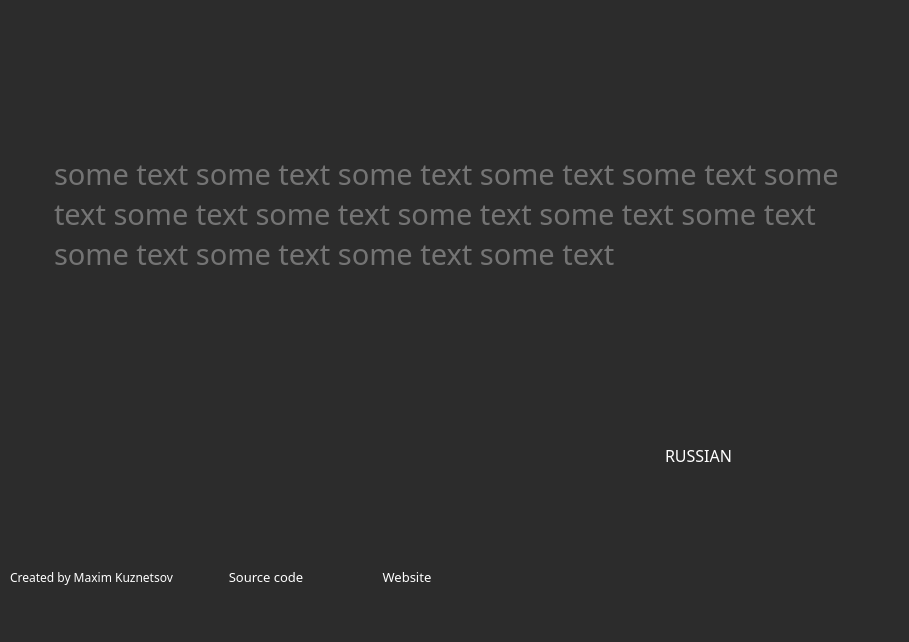
<?xml version="1.0" encoding="UTF-8"?>
<ui version="4.0">
 <class>MainWindow</class>
 <widget class="QMainWindow" name="MainWindow">
  <property name="geometry">
   <rect>
    <x>0</x>
    <y>0</y>
    <width>909</width>
    <height>642</height>
   </rect>
  </property>
  <property name="focusPolicy">
   <enum>Qt::NoFocus</enum>
  </property>
  <property name="contextMenuPolicy">
   <enum>Qt::NoContextMenu</enum>
  </property>
  <property name="windowTitle">
   <string>MainWindow</string>
  </property>
  <property name="autoFillBackground">
   <bool>false</bool>
  </property>
  <property name="styleSheet">
   <string notr="true">background-color: rgb(44, 44, 44);
color: rgb(255, 255, 255);</string>
  </property>
  <widget class="QWidget" name="centralwidget">
   <widget class="STMtextBrowser" name="textBrowser">
    <property name="enabled">
     <bool>true</bool>
    </property>
    <property name="geometry">
     <rect>
      <x>50</x>
      <y>150</y>
      <width>811</width>
      <height>211</height>
     </rect>
    </property>
    <property name="font">
     <font>
      <family>Kanit</family>
      <pointsize>22</pointsize>
     </font>
    </property>
    <property name="mouseTracking">
     <bool>true</bool>
    </property>
    <property name="frameShape">
     <enum>QFrame::NoFrame</enum>
    </property>
    <property name="verticalScrollBarPolicy">
     <enum>Qt::ScrollBarAlwaysOff</enum>
    </property>
    <property name="horizontalScrollBarPolicy">
     <enum>Qt::ScrollBarAlwaysOff</enum>
    </property>
    <property name="tabChangesFocus">
     <bool>false</bool>
    </property>
    <property name="readOnly">
     <bool>true</bool>
    </property>
    <property name="html">
     <string>&lt;!DOCTYPE HTML PUBLIC &quot;-//W3C//DTD HTML 4.0//EN&quot; &quot;http://www.w3.org/TR/REC-html40/strict.dtd&quot;&gt;
&lt;html&gt;&lt;head&gt;&lt;meta name=&quot;qrichtext&quot; content=&quot;1&quot; /&gt;&lt;meta charset=&quot;utf-8&quot; /&gt;&lt;style type=&quot;text/css&quot;&gt;
p, li { white-space: pre-wrap; }
&lt;/style&gt;&lt;/head&gt;&lt;body style=&quot; font-family:'Kanit'; font-size:22pt; font-weight:400; font-style:normal;&quot;&gt;
&lt;p style=&quot; margin-top:0px; margin-bottom:0px; margin-left:0px; margin-right:0px; -qt-block-indent:0; text-indent:0px;&quot;&gt;&lt;span style=&quot; color:#747474;&quot;&gt;some text some text some text some text some text some text some text some text some text some text some text some text some text some text some text&lt;/span&gt;&lt;/p&gt;&lt;/body&gt;&lt;/html&gt;</string>
    </property>
    <property name="acceptRichText">
     <bool>true</bool>
    </property>
    <property name="cursorWidth">
     <number>2</number>
    </property>
    <property name="textInteractionFlags">
     <set>Qt::NoTextInteraction</set>
    </property>
   </widget>
   <widget class="QWidget" name="layoutWidget">
    <property name="geometry">
     <rect>
      <x>10</x>
      <y>560</y>
      <width>446</width>
      <height>35</height>
     </rect>
    </property>
    <layout class="QHBoxLayout" name="BottomPanel">
     <item>
      <widget class="QLabel" name="label">
       <property name="font">
        <font>
         <family>Kanit</family>
        </font>
       </property>
       <property name="text">
        <string>Created by Maxim Kuznetsov</string>
       </property>
      </widget>
     </item>
     <item>
      <layout class="QHBoxLayout" name="horizontalLayout">
       <item>
        <widget class="QLabel" name="label_2">
         <property name="maximumSize">
          <size>
           <width>31</width>
           <height>31</height>
          </size>
         </property>
         <property name="font">
          <font>
           <family>Kanit</family>
          </font>
         </property>
         <property name="text">
          <string/>
         </property>
         <property name="pixmap">
          <pixmap resource="res.qrc">:/new/image/img/github.png</pixmap>
         </property>
         <property name="scaledContents">
          <bool>true</bool>
         </property>
        </widget>
       </item>
       <item>
        <widget class="QPushButton" name="pushButtonSourceCode">
         <property name="enabled">
          <bool>true</bool>
         </property>
         <property name="font">
          <font>
           <family>Kanit</family>
           <pointsize>10</pointsize>
          </font>
         </property>
         <property name="focusPolicy">
          <enum>Qt::ClickFocus</enum>
         </property>
         <property name="styleSheet">
          <string notr="true">background-color: rgb(44, 44, 44);
gridline-color: rgb(44, 44, 44);
border-color: rgb(44, 44, 44);
border: none;</string>
         </property>
         <property name="text">
          <string>Source code</string>
         </property>
        </widget>
       </item>
      </layout>
     </item>
     <item>
      <layout class="QHBoxLayout" name="horizontalLayout_2">
       <item>
        <widget class="QLabel" name="label_5">
         <property name="sizePolicy">
          <sizepolicy hsizetype="Preferred" vsizetype="Preferred">
           <horstretch>0</horstretch>
           <verstretch>0</verstretch>
          </sizepolicy>
         </property>
         <property name="maximumSize">
          <size>
           <width>31</width>
           <height>31</height>
          </size>
         </property>
         <property name="font">
          <font>
           <family>Kanit</family>
          </font>
         </property>
         <property name="text">
          <string/>
         </property>
         <property name="pixmap">
          <pixmap resource="res.qrc">:/new/image/img/web.png</pixmap>
         </property>
         <property name="scaledContents">
          <bool>true</bool>
         </property>
        </widget>
       </item>
       <item>
        <widget class="QPushButton" name="pushButtonWebsite">
         <property name="enabled">
          <bool>true</bool>
         </property>
         <property name="font">
          <font>
           <family>Kanit</family>
           <pointsize>10</pointsize>
          </font>
         </property>
         <property name="focusPolicy">
          <enum>Qt::ClickFocus</enum>
         </property>
         <property name="styleSheet">
          <string notr="true">background-color: rgb(44, 44, 44);
gridline-color: rgb(44, 44, 44);
border-color: rgb(44, 44, 44);
border: none;</string>
         </property>
         <property name="text">
          <string>Website</string>
         </property>
        </widget>
       </item>
      </layout>
     </item>
    </layout>
   </widget>
   <widget class="QComboBox" name="comboBox">
    <property name="geometry">
     <rect>
      <x>660</x>
      <y>440</y>
      <width>151</width>
      <height>31</height>
     </rect>
    </property>
    <property name="palette">
     <palette>
      <active>
       <colorrole role="WindowText">
        <brush brushstyle="SolidPattern">
         <color alpha="255">
          <red>255</red>
          <green>255</green>
          <blue>255</blue>
         </color>
        </brush>
       </colorrole>
       <colorrole role="Button">
        <brush brushstyle="SolidPattern">
         <color alpha="255">
          <red>44</red>
          <green>44</green>
          <blue>44</blue>
         </color>
        </brush>
       </colorrole>
       <colorrole role="Text">
        <brush brushstyle="SolidPattern">
         <color alpha="255">
          <red>255</red>
          <green>255</green>
          <blue>255</blue>
         </color>
        </brush>
       </colorrole>
       <colorrole role="ButtonText">
        <brush brushstyle="SolidPattern">
         <color alpha="255">
          <red>255</red>
          <green>255</green>
          <blue>255</blue>
         </color>
        </brush>
       </colorrole>
       <colorrole role="Base">
        <brush brushstyle="SolidPattern">
         <color alpha="255">
          <red>44</red>
          <green>44</green>
          <blue>44</blue>
         </color>
        </brush>
       </colorrole>
       <colorrole role="Window">
        <brush brushstyle="SolidPattern">
         <color alpha="255">
          <red>44</red>
          <green>44</green>
          <blue>44</blue>
         </color>
        </brush>
       </colorrole>
       <colorrole role="Shadow">
        <brush brushstyle="SolidPattern">
         <color alpha="0">
          <red>105</red>
          <green>105</green>
          <blue>105</blue>
         </color>
        </brush>
       </colorrole>
       <colorrole role="PlaceholderText">
        <brush brushstyle="SolidPattern">
         <color alpha="255">
          <red>255</red>
          <green>255</green>
          <blue>255</blue>
         </color>
        </brush>
       </colorrole>
      </active>
      <inactive>
       <colorrole role="WindowText">
        <brush brushstyle="SolidPattern">
         <color alpha="255">
          <red>255</red>
          <green>255</green>
          <blue>255</blue>
         </color>
        </brush>
       </colorrole>
       <colorrole role="Button">
        <brush brushstyle="SolidPattern">
         <color alpha="255">
          <red>44</red>
          <green>44</green>
          <blue>44</blue>
         </color>
        </brush>
       </colorrole>
       <colorrole role="Text">
        <brush brushstyle="SolidPattern">
         <color alpha="255">
          <red>255</red>
          <green>255</green>
          <blue>255</blue>
         </color>
        </brush>
       </colorrole>
       <colorrole role="ButtonText">
        <brush brushstyle="SolidPattern">
         <color alpha="255">
          <red>255</red>
          <green>255</green>
          <blue>255</blue>
         </color>
        </brush>
       </colorrole>
       <colorrole role="Base">
        <brush brushstyle="SolidPattern">
         <color alpha="255">
          <red>44</red>
          <green>44</green>
          <blue>44</blue>
         </color>
        </brush>
       </colorrole>
       <colorrole role="Window">
        <brush brushstyle="SolidPattern">
         <color alpha="255">
          <red>44</red>
          <green>44</green>
          <blue>44</blue>
         </color>
        </brush>
       </colorrole>
       <colorrole role="Shadow">
        <brush brushstyle="SolidPattern">
         <color alpha="255">
          <red>105</red>
          <green>105</green>
          <blue>105</blue>
         </color>
        </brush>
       </colorrole>
       <colorrole role="PlaceholderText">
        <brush brushstyle="SolidPattern">
         <color alpha="255">
          <red>255</red>
          <green>255</green>
          <blue>255</blue>
         </color>
        </brush>
       </colorrole>
      </inactive>
      <disabled>
       <colorrole role="WindowText">
        <brush brushstyle="SolidPattern">
         <color alpha="255">
          <red>255</red>
          <green>255</green>
          <blue>255</blue>
         </color>
        </brush>
       </colorrole>
       <colorrole role="Button">
        <brush brushstyle="SolidPattern">
         <color alpha="255">
          <red>44</red>
          <green>44</green>
          <blue>44</blue>
         </color>
        </brush>
       </colorrole>
       <colorrole role="Text">
        <brush brushstyle="SolidPattern">
         <color alpha="255">
          <red>255</red>
          <green>255</green>
          <blue>255</blue>
         </color>
        </brush>
       </colorrole>
       <colorrole role="ButtonText">
        <brush brushstyle="SolidPattern">
         <color alpha="255">
          <red>255</red>
          <green>255</green>
          <blue>255</blue>
         </color>
        </brush>
       </colorrole>
       <colorrole role="Base">
        <brush brushstyle="SolidPattern">
         <color alpha="255">
          <red>44</red>
          <green>44</green>
          <blue>44</blue>
         </color>
        </brush>
       </colorrole>
       <colorrole role="Window">
        <brush brushstyle="SolidPattern">
         <color alpha="255">
          <red>44</red>
          <green>44</green>
          <blue>44</blue>
         </color>
        </brush>
       </colorrole>
       <colorrole role="Shadow">
        <brush brushstyle="SolidPattern">
         <color alpha="255">
          <red>0</red>
          <green>0</green>
          <blue>0</blue>
         </color>
        </brush>
       </colorrole>
       <colorrole role="PlaceholderText">
        <brush brushstyle="SolidPattern">
         <color alpha="255">
          <red>255</red>
          <green>255</green>
          <blue>255</blue>
         </color>
        </brush>
       </colorrole>
      </disabled>
     </palette>
    </property>
    <property name="font">
     <font>
      <family>Kanit</family>
      <pointsize>12</pointsize>
     </font>
    </property>
    <property name="focusPolicy">
     <enum>Qt::NoFocus</enum>
    </property>
    <property name="contextMenuPolicy">
     <enum>Qt::ActionsContextMenu</enum>
    </property>
    <property name="styleSheet">
     <string notr="true">QComboBox {
    border: 0px solid gray;
    border-radius: 0px;
    min-width: 6em;
}

QComboBox::drop-down 
{
    border: 0px;
}


QComboBox QAbstractItemView {
  background-color: #1E1E1E;
  padding: 5px;
  selection-background-color: lightgray;
}

QComboBox::down-arrow {
	image: url(:/img/arrow_down.png);
	width :16;
	height :16;
	margin-top: 5px;
	margin-right: 15px;
}

QComboBox::hover
{
  background-color: #1E1E1E;
}

QComboBox::item::hover
{
  background-color: #1E1E1E;
}
</string>
    </property>
    <property name="frame">
     <bool>true</bool>
    </property>
    <item>
     <property name="text">
      <string>RUSSIAN</string>
     </property>
    </item>
    <item>
     <property name="text">
      <string>ENGLISH</string>
     </property>
    </item>
   </widget>
  </widget>
  <widget class="QMenuBar" name="menubar">
   <property name="geometry">
    <rect>
     <x>0</x>
     <y>0</y>
     <width>909</width>
     <height>21</height>
    </rect>
   </property>
  </widget>
  <widget class="QStatusBar" name="statusbar"/>
 </widget>
 <customwidgets>
  <customwidget>
   <class>STMtextBrowser</class>
   <extends>QTextBrowser</extends>
   <header location="global">mainwindow.h</header>
  </customwidget>
 </customwidgets>
 <resources>
  <include location="res.qrc"/>
 </resources>
 <connections/>
</ui>
